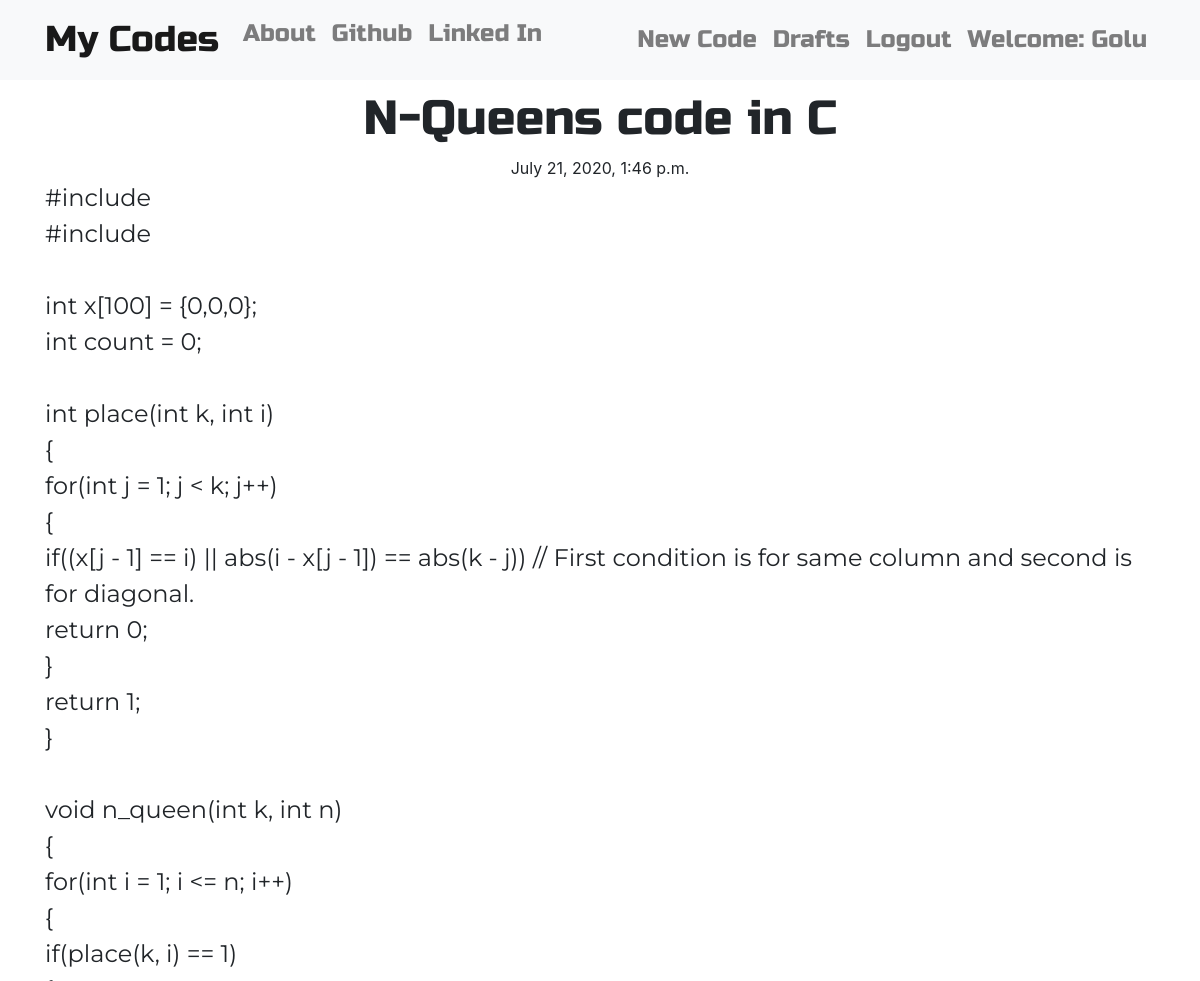
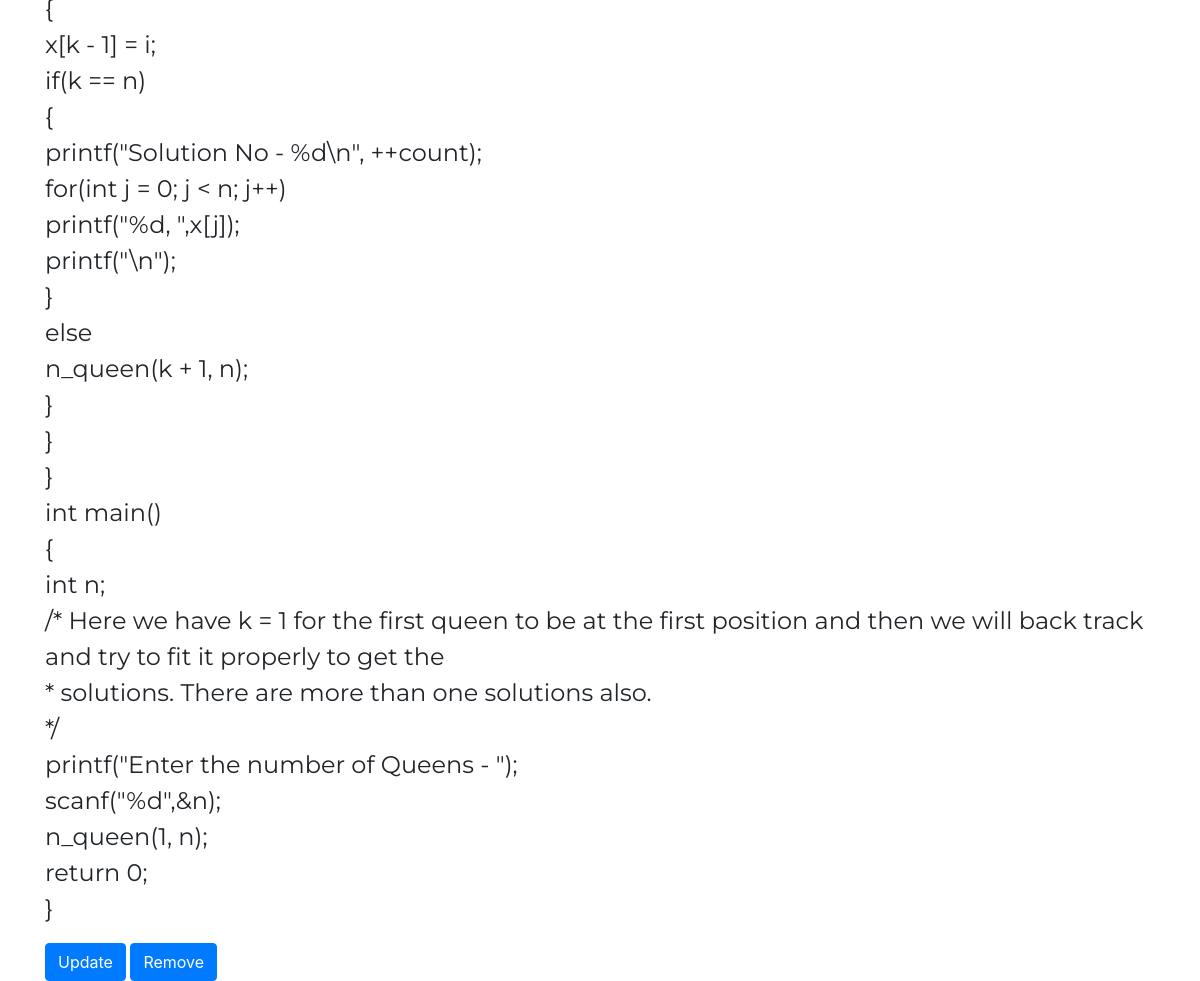
Screenshot of /code/7/ (signed in) with the database file from the repository (2 pictures, top to bottom).
### basic/models.py (models this page shows, shortened)
class codes(models.Model):
    author = models.ForeignKey('auth.User', on_delete=models.CASCADE)
    title = models.CharField(max_length=50)
    text = models.TextField()
    created_date = models.DateTimeField(default=timezone.now)
    published_date = models.DateTimeField(blank=True, null=True)

### basic/views.py (the view)
# urls.py: path('code/<int:pk>/', views.CodeDetailView.as_view(), name='code_detail'),
class CodeDetailView(DetailView):
    model = codes

### basic/templates/basic/codes_detail.html
{% extends "basic/base.html" %}
{% block content %}
    <h1 class="codetitle loader">{{ codes.title }}</h1>
    {% if codes.published_date %}
        <div class="date codedate">
            {{ codes.published_date }}
        </div>
    {% else %}
        <a class="btn btn-success" href="{% url 'code_publish' pk=codes.pk %}">Publish</a>
    {% endif %}
    <p class="codecontent">{{ codes.text|safe|linebreaksbr }}</p>
    {% if user.is_authenticated %}
        <a class="btn btn-primary" href="{% url 'code_edit' pk=codes.pk %}">
            <span class="glyphicon glyphicon-pencil">Update</span>
        </a>
        <a class="btn btn-primary" href="{% url 'code_remove' pk=codes.pk %}">
            <span class="glyphicon glyphicon-trash">Remove</span>
        </a>
    {% endif %}
{% endblock %}

### basic/templates/basic/base.html (shortened to what this page needs)
<!DOCTYPE html>
{% load static %}
<html lang="en">
<head>
    <link rel="stylesheet" href="https://stackpath.bootstrapcdn.com/bootstrap/4.5.0/css/bootstrap.min.css">
    <link rel="stylesheet" href="{% static 'css/master.css' %}">
</head>
<body class="loader">
    <nav class="navbar navbar-expand-lg navbar-light bg-light techfont">
        <div class="container collapse navbar-collapse" id="navbarSupportedContent">
            <ul class="navbar-nav mr-auto">
                <li class="nav-item">
                    <a class="navbar-brand bigbrand" href="{% url 'code_list' %}">My Codes</a>
                </li>
                <li class="nav-item">
                    <a class="nav-link" href="{% url 'about' %}">About</a>
                </li>
                <li class="nav-item">
                    <a class="nav-link" href="https://github.com/badri7489">Github</a>
                </li>
                <li class="nav-item">
                    <a class="nav-link" href="https://www.linkedin.com/">Linked In</a>
                </li>
            </ul>
            <ul class="navbar-nav navbar-right">
                {% if user.is_authenticated %}
                    <li class="nav-item">
                        <a class="nav-link" href="{% url 'code_new' %}">New Code</a>
                    </li>
                    <li class="nav-item">
                        <a class="nav-link" href="{% url 'code_draft_list' %}">Drafts</a>
                    </li>
                    <li class="nav-item">
                        <a class="nav-link" href="{% url 'logout' %}">Logout</a>
                    </li>
                    <li class="nav-item">
                        <a class="nav-link">Welcome: {{ user.username }}</a>
                    </li>
                {% else %}
                    <li class="nav-item">
                        <a class="nav-link" href="{% url 'login' %}">Login</a>
                    </li>
                {% endif %}
            </ul>
        </div>
    </nav>
    <div class="container">
        {% block content %}
        {% endblock %}
    </div>
</body>
</html>

### basic/static/css/master.css (style rules this page uses)
.techfont { font-family: 'Russo One', sans-serif; font-size: 1.5em; margin-bottom: 10px; }
.bigbrand { font-size: 1.5em; }
.codedate { text-align: center; }
.codetitle { font-family: 'Russo One', sans-serif; font-size: 3em; text-align: center; }
.codecontent { font-family: Montserrat; font-size: 1.5em; }
.loader { filter:hue-rotate(0deg); color:linear-gradient(45deg,#0f8,#08f); animation:hue 10000ms infinite linear; }

### rows the page displays
codes: title "N-Queens code in C", published_date "July 21, 2020, 1:46 p.m.", text "#include #include int x[100] = {0,0,0}; int count = 0; int place(int k, int i) { for(int j = 1; j < k; j++) { if((x[j - 1] == i) || abs(i - x[j - 1]) == abs(k - j)) // First condition is for same column and second is for diagonal. return 0; } return 1; } void n_queen(int k, int n) { for(int i = 1; i <= n; i++) { if(place(k, i) == 1) { x[k - 1] = i; if(k == n) { printf(\"Solution No - %d\\n\", ++count); for(int j = 0; j < n; j++) printf(\"%d, \",x[j]); printf(\"\\n\"); } else n_queen(k + 1, n); } } } int main() { int n; /* Here we have k = 1 for the first queen to be at the first position and then we will back track and try to fit it properly to get the * solutions. There are more than one solutions…"

### other values shown
{{ user.username }} "Golu"
